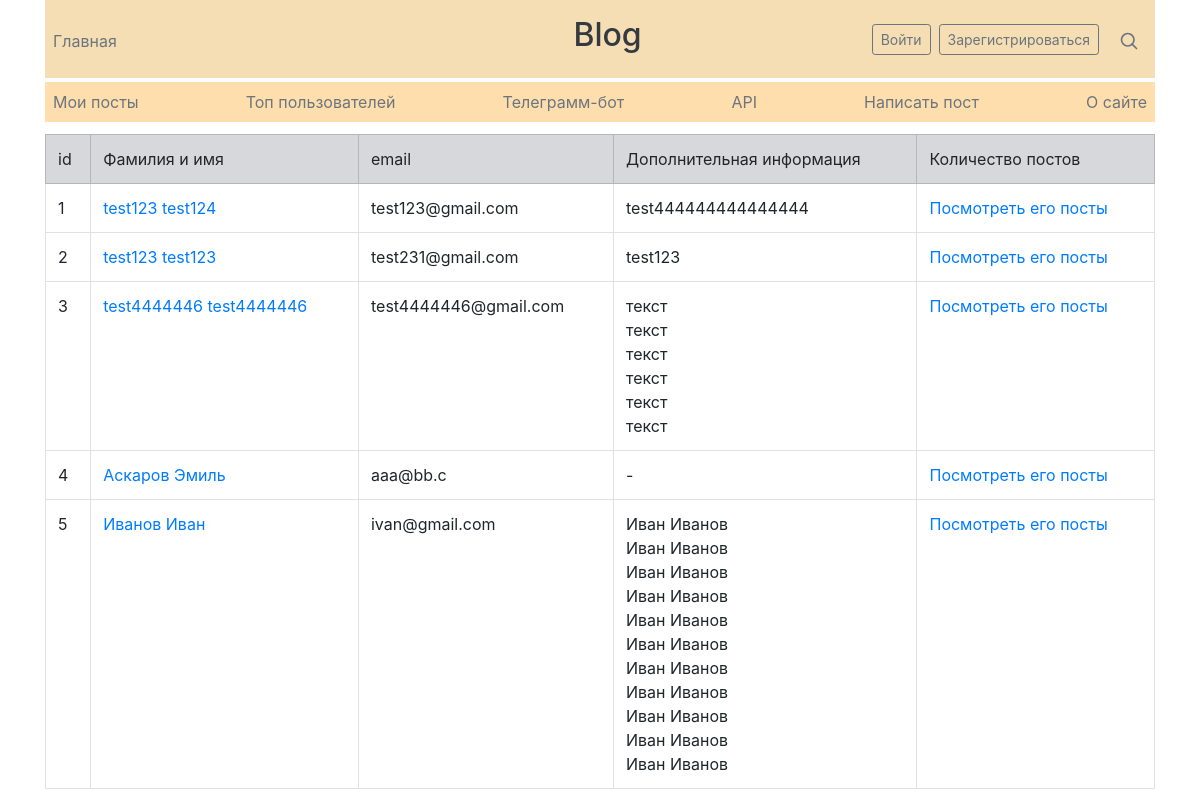
Screenshot of /users with the database file from the repository.
### data/users.py (models this page shows, shortened)
class User(SqlAlchemyBase, UserMixin, SerializerMixin):
    __tablename__ = 'users'
    id = sqlalchemy.Column(sqlalchemy.Integer,
                           primary_key=True, autoincrement=True)
    surname = sqlalchemy.Column(sqlalchemy.String, nullable=True)
    name = sqlalchemy.Column(sqlalchemy.String, nullable=True)
    about = sqlalchemy.Column(sqlalchemy.String, nullable=True)
    email = sqlalchemy.Column(sqlalchemy.String,
                              index=True, unique=True, nullable=True)
    hashed_password = sqlalchemy.Column(sqlalchemy.String, nullable=True)
    posts = orm.relation("Post", back_populates='author')
    followed = orm.relationship('User',
                                secondary=followers,
                                primaryjoin=(followers.c.follower_id == id),
                                secondaryjoin=(followers.c.followed_id == id),
                                backref=orm.backref('followers', lazy='dynamic'),
                                lazy='dynamic')

### main.py (the view)
@app.route("/users")
def all_users():
    db_sess = db_session.create_session()
    users = db_sess.query(User).all()
    return render_template("users.html",
                           title='Пользователи',
                           users=users)

### data/db_session.py (called while the page is built)
def create_session() -> Session:
    global __factory
    return __factory()

### templates/users.html
{% extends "base.html" %}
{% block content %}
<table width="100%" class="table table-bordered">
    <tr class="table-secondary">
        <td>id</td>
        <td>Фамилия и имя</td>
        <td>email</td>
        <td>Дополнительная информация</td>
        <td>Количество постов</td>
    </tr>
    {% for user in users %}
    <tr>
        <td>{{ user.id }}</td>
        <td><a href="/users/{{ user.id }}">{{ user.surname }} {{ user.name }}</a></td>
        <td>{{ user.email }}</td>
        <td>{{ user.about }}</td>
        <td><a href="/posts/users/{{ user.id }}">Посмотреть его посты</a></td>
    </tr>
    {% endfor %}
</table>
{% endblock %}

### static/css/style.css (style rules this page uses)
td { white-space:pre; }

### rows the page displays
User: id "1", surname "test123", name "test124", email "test123@gmail.com", about "test444444444444444"
User: id "2", surname "test123", name "test123", email "test231@gmail.com", about "test123"
User: id "3", surname "test4444446", name "test4444446", email "test4444446@gmail.com", about "текст текст текст текст текст текст"
User: id "4", surname "Аскаров", name "Эмиль", email "aaa@bb.c", about "-"
User: id "5", surname "Иванов", name "Иван", email "ivan@gmail.com", about "Иван Иванов Иван Иванов Иван Иванов Иван Иванов Иван Иванов Иван Иванов Иван Иванов Иван Иванов Иван Иванов Иван Иванов Иван Иванов"
